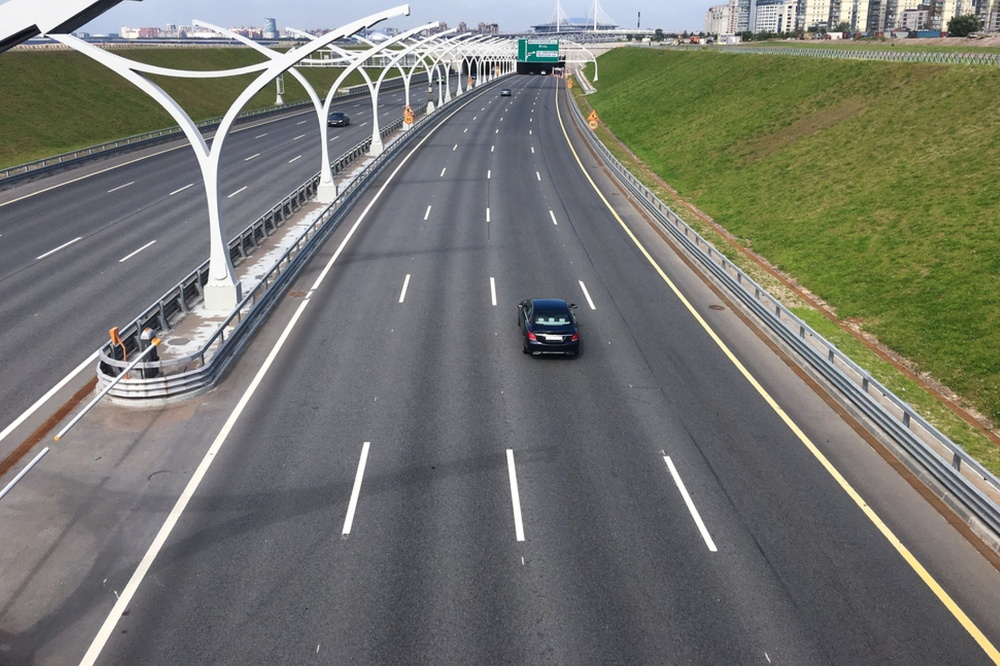
#> input picture NOV18/lane.jpg, 1000 x 666 px, shrunk from 2000 x 1333 before the run
$ jupyter execute day12_hough.ipynb
#> lines starting #> are read from the running program, lines starting #| are printed output that depends on the picture; after the words box and inside, x2 and y2 are one past the last pixel; in counts of white or black regions, pixels touching at a corner belong together
# Houghlines

[cell 1]
import cv2
import numpy as np

# -----------------------------
# 1. Load Image
# -----------------------------
img = cv2.imread("lane.jpg")
#> img is the input picture: shape (666, 1000, 3); mean B, G, R 110.4, 117.4, 116.5
output = img.copy()
gray = cv2.cvtColor(img, cv2.COLOR_BGR2GRAY)
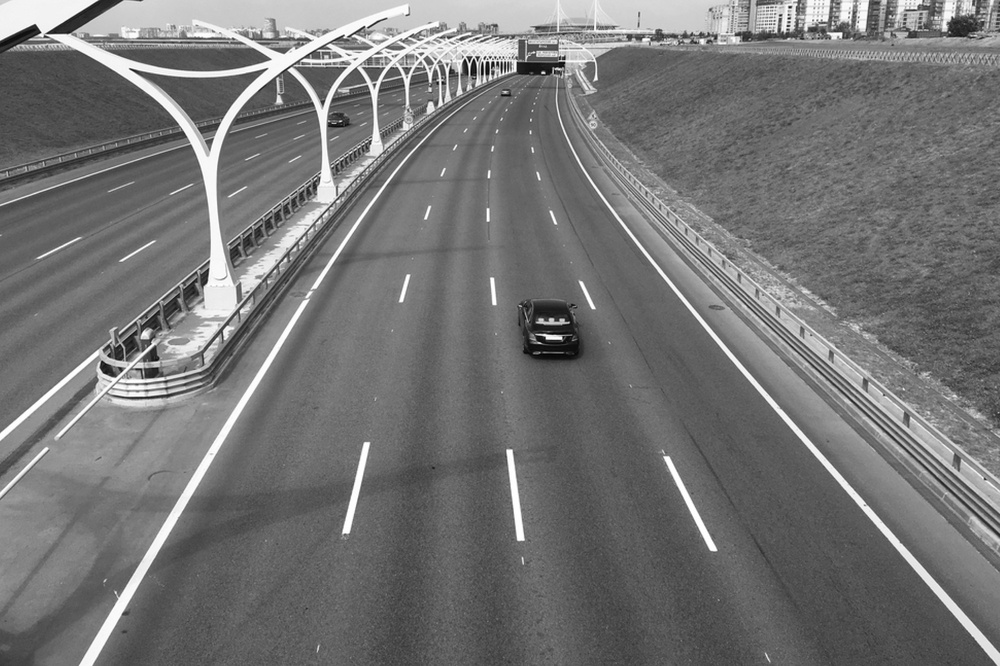
#> gray: shape (666, 1000); min 0, max 255, mean 116.3
blur = cv2.GaussianBlur(gray, (5, 5), 1.5)

# -----------------------------
# 2. Edges
# -----------------------------
edges = cv2.Canny(blur, 50, 150)
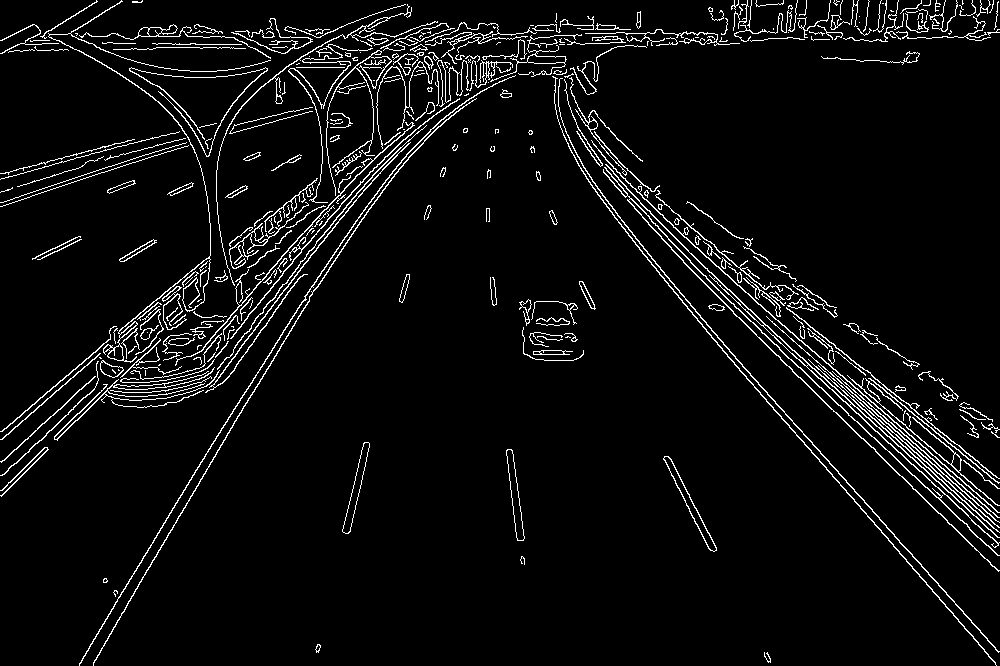
#> edges: shape (666, 1000); 5.2% white in thin lines or dots
#-----------------------------
# 3. Hough Lines (Normal)
# -----------------------------
lines = cv2.HoughLines(edges, 0.7, np.pi/360, 250)
#> lines = [[-316.4, 2.43], [-284.2, 2.33], [-306.6, 2.41], [-278.6, 2.31], [32.9, 1.57], [-268.8, 2.29], [37.1, 1.57], [-291.9, 2.35], [-315, 2.42], [-274.4, 2.31], [415.8, 0.532], [-253.4, 2.25]]

if lines is not None:
    for rho, theta in lines[:,0]:
        a = np.cos(theta)
        b = np.sin(theta)
        x0 = a*rho
        y0 = b*rho
        x1 = int(x0 + 1000*(-b))
        y1 = int(y0 + 1000*(a))
        x2 = int(x0 - 1000*(-b))
        y2 = int(y0 - 1000*(a))
        cv2.line(output, (x1, y1), (x2, y2), (0, 255, 0), 2)
#> this loop made 12 passes
#> (rho, theta, a, b, x0, y0, x1, y1) on passes 1 to 12: (-316.4, 2.43, -0.755, 0.656, 238.8, -207.6, -417, -962), (-284.2, 2.33, -0.688, 0.725, 195.6, -206.2, -529, -894), (-306.6, 2.41, -0.743, 0.669, 227.8, -205.2, -441, -948), (-278.6, 2.31, -0.676, 0.737, 188.2, -205.4, -549, -880), (32.9, 1.57, -4.37e-08, 1, -1.44e-06, 32.9, -1000, 32), (-268.8, 2.29, -0.656, 0.755, 176.3, -202.9, -578, -858), (37.1, 1.57, -4.37e-08, 1, -1.62e-06, 37.1, -1000, 37), (-291.9, 2.35, -0.701, 0.713, 204.6, -208.2, -508, -909), (-315, 2.42, -0.749, 0.663, 235.9, -208.7, -426, -957), (-274.4, 2.31, -0.676, 0.737, 185.4, -202.3, -551, -877), (415.8, 0.532, 0.862, 0.508, 358.3, 211, -149, 1072), (-253.4, 2.25, -0.629, 0.777, 159.5, -196.9, -617, -826)
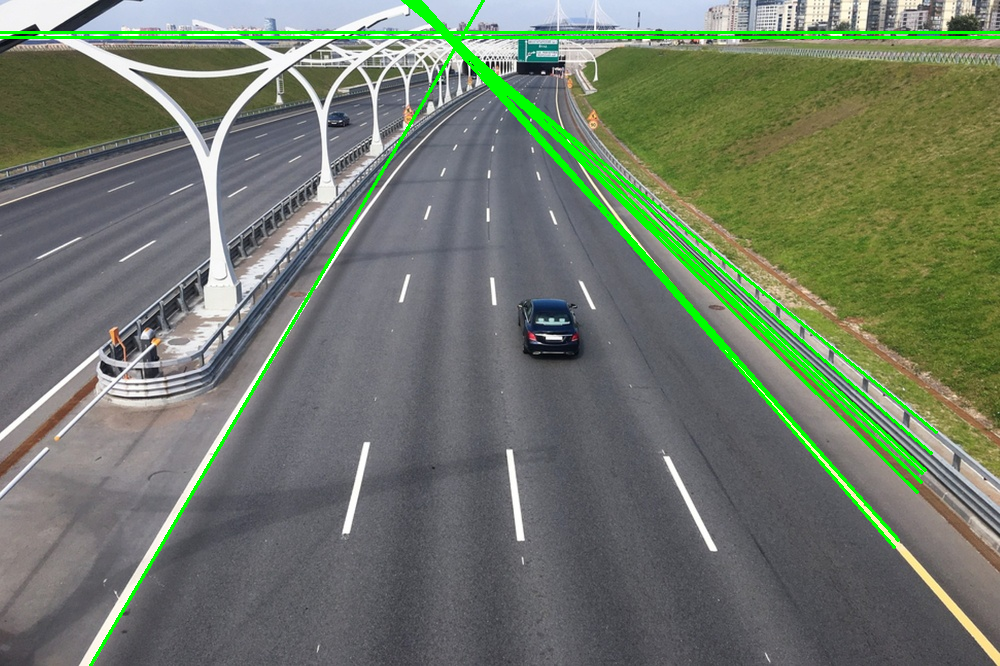
#> output: shape (666, 1000, 3); 3.57% of pixels changed, all inside (x1, y1, x2, y2) = (0, 0, 1000, 666)


cv2.namedWindow("Edges", cv2.WINDOW_NORMAL)
cv2.namedWindow("Hough Output", cv2.WINDOW_NORMAL)
cv2.imshow("Edges", edges)
cv2.imshow("Hough Output", output)
cv2.waitKey(0)
cv2.destroyAllWindows()

# Probabilistic Hough (LinesP)

[cell 2]
import cv2
import numpy as np

# -----------------------------
# 1. Load Image
# -----------------------------
img = cv2.imread("lane.jpg")
output = img.copy()
gray = cv2.cvtColor(img, cv2.COLOR_BGR2GRAY)
blur = cv2.GaussianBlur(gray, (5, 5), 1.5)

# -----------------------------
# 2. Edges
# -----------------------------
edges = cv2.Canny(blur, 50, 150)

# -----------------------------
# 3. Probabilistic Hough (LinesP)
# -----------------------------
linesP = cv2.HoughLinesP(edges, 1, np.pi/180, 100,
                         minLineLength=50, maxLineGap=10)
#> linesP = 179 rows, first 6: [682, 302, 995, 663], [77, 420, 138, 359], [717, 250, 998, 478], [793, 316, 998, 482], [660, 214, 812, 351], [121, 613, 232, 427]

if linesP is not None:
    for x1, y1, x2, y2 in linesP[:, 0]:
        cv2.line(output, (x1, y1), (x2, y2), (0, 0, 255), 2)
#> this loop made 179 passes
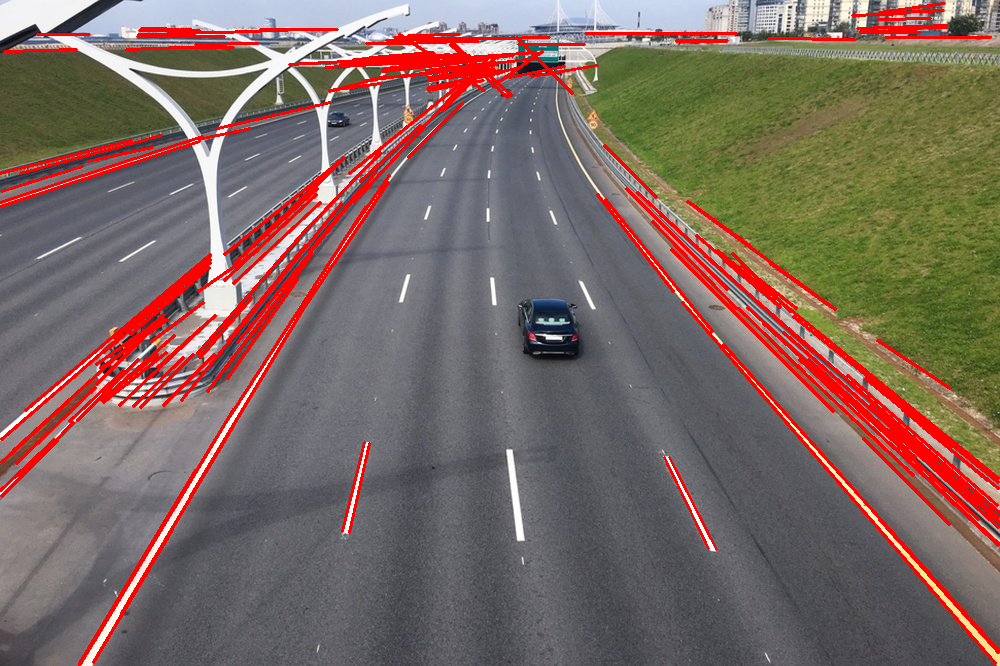
#> output: shape (666, 1000, 3); 8% of pixels changed, all inside (x1, y1, x2, y2) = (0, 2, 1000, 666)

# 4. Show Results
# -----------------------------
cv2.namedWindow("Edges", cv2.WINDOW_NORMAL)
cv2.namedWindow("Hough Output", cv2.WINDOW_NORMAL)
cv2.imshow("Edges", edges)
cv2.imshow("Hough Output", output)
cv2.waitKey(0)
cv2.destroyAllWindows()

#  Hough Circles

[cell 3]
import cv2
import numpy as np

# Load image and convert to grayscale
img = cv2.imread('eye.jpg')
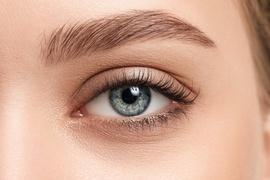
#> input picture NOV18/eye.jpg, 270 x 180 px, shrunk from 540 x 360 before the run
#> img is the input picture: shape (180, 270, 3); mean B, G, R 143.1, 164.5, 207
gray = cv2.cvtColor(img, cv2.COLOR_BGR2GRAY)
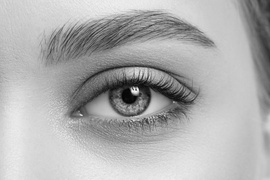
#> gray: shape (180, 270); min 1, max 254, mean 174.8

# Apply Gaussian blur to reduce noise
gray_blur = cv2.GaussianBlur(gray, (9, 9), 0)
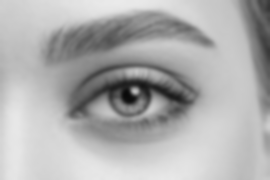
#> gray_blur: shape (180, 270); min 9, max 234, mean 174.8

edges = cv2.Canny(gray_blur, 50, 150)
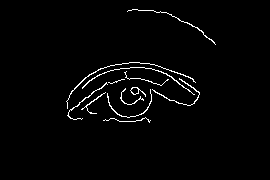
#> edges: shape (180, 270); 2% white in thin lines or dots, all inside (x1, y1, x2, y2) = (66, 9, 216, 123)

# Apply Hough transform for circle detection
circles = cv2.HoughCircles(edges, cv2.HOUGH_GRADIENT, dp=1, minDist=50,
                           param1=50, param2=30, minRadius=25, maxRadius=0)
#> circles = [[134.5, 136.5, 75.5]]

# Draw detected circles on the original image
if circles is not None:
    circles = np.round(circles[0, :]).astype('int')
#> circles = [[134, 136, 76]]
    for (x, y, r) in circles:
        cv2.circle(img, (x, y), r, (0, 255, 0), 2)
#> this loop made 1 pass
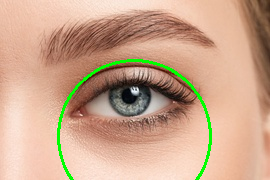
#> img: shape (180, 270, 3); 2.05% of pixels changed, all inside (x1, y1, x2, y2) = (57, 59, 212, 180)

# Display the result
cv2.imshow('Image', img)
cv2.waitKey(0)
cv2.destroyAllWindows()
